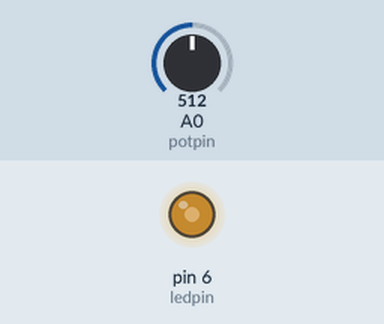
A sketch run on a simulated Arduino Uno, built with avr-gcc and run on an emulated ATmega328P. On the bench: output pins drawn as LEDs (lit = HIGH). Inputs (shaded band) come from the test bench; at power-on: A0 (potpin) = 512.

Above: at 1.2 s.
1.3 s: A0 (potpin) set to 716
At 2.5 s:
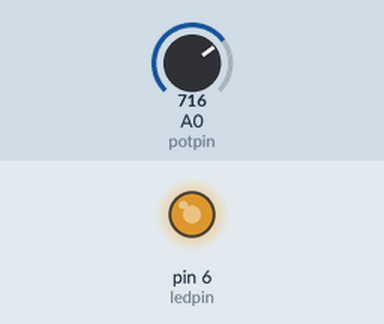
2.8 s: A0 (potpin) set to 900
At 3.8 s:
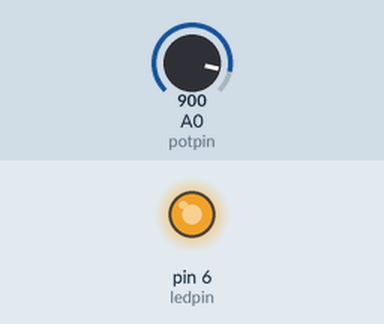
4.3 s: A0 (potpin) set to 122
At 4.9 s:
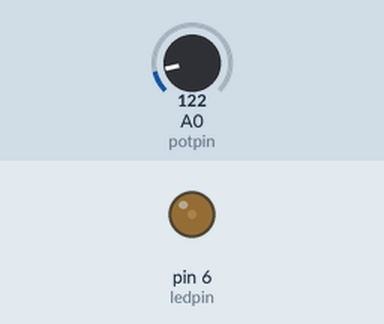
5.8 s: A0 (potpin) set to 0
At 7.0 s:
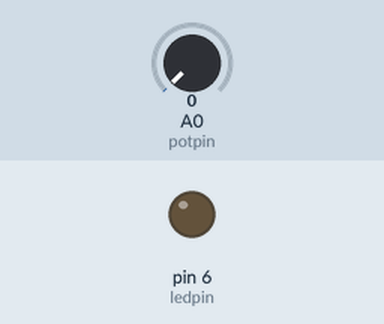
7.3 s: A0 (potpin) set to 511
At 8.4 s:
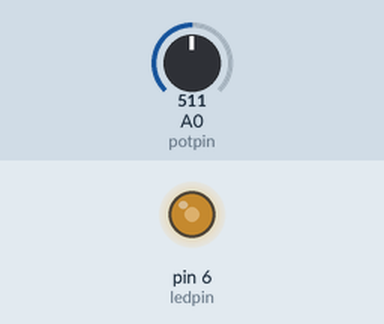
Timing chart, 0 to 9.8 s (numbered marks = the images above; inputs shaded):
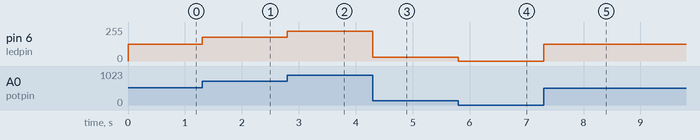

Measured:
- after the input at 1.3 s, pin 6 (ledpin): 127/255 → 178/255 at once
- after the input at 2.8 s, pin 6 (ledpin): 178/255 → 224/255 at once
- after the input at 4.3 s, pin 6 (ledpin): 224/255 → 30/255 at once
- after the input at 5.8 s, pin 6 (ledpin): 30/255 → 0/255 at once
- after the input at 7.3 s, pin 6 (ledpin): 0/255 → 127/255 at once

The sketch:

Pot_and_led.ino
```cpp
int ledpin=6;
int potpin=A0;

void setup() {
  // put your setup code here, to run once:
  pinMode(6, OUTPUT);
  pinMode(A0, INPUT);

}

void loop() {
  // put your main code here, to run repeatedly:
  potpin = analogRead(A0);
  ledpin = map(potpin, 0, 1023, 0, 255);
  analogWrite(6, ledpin);
  }
```
